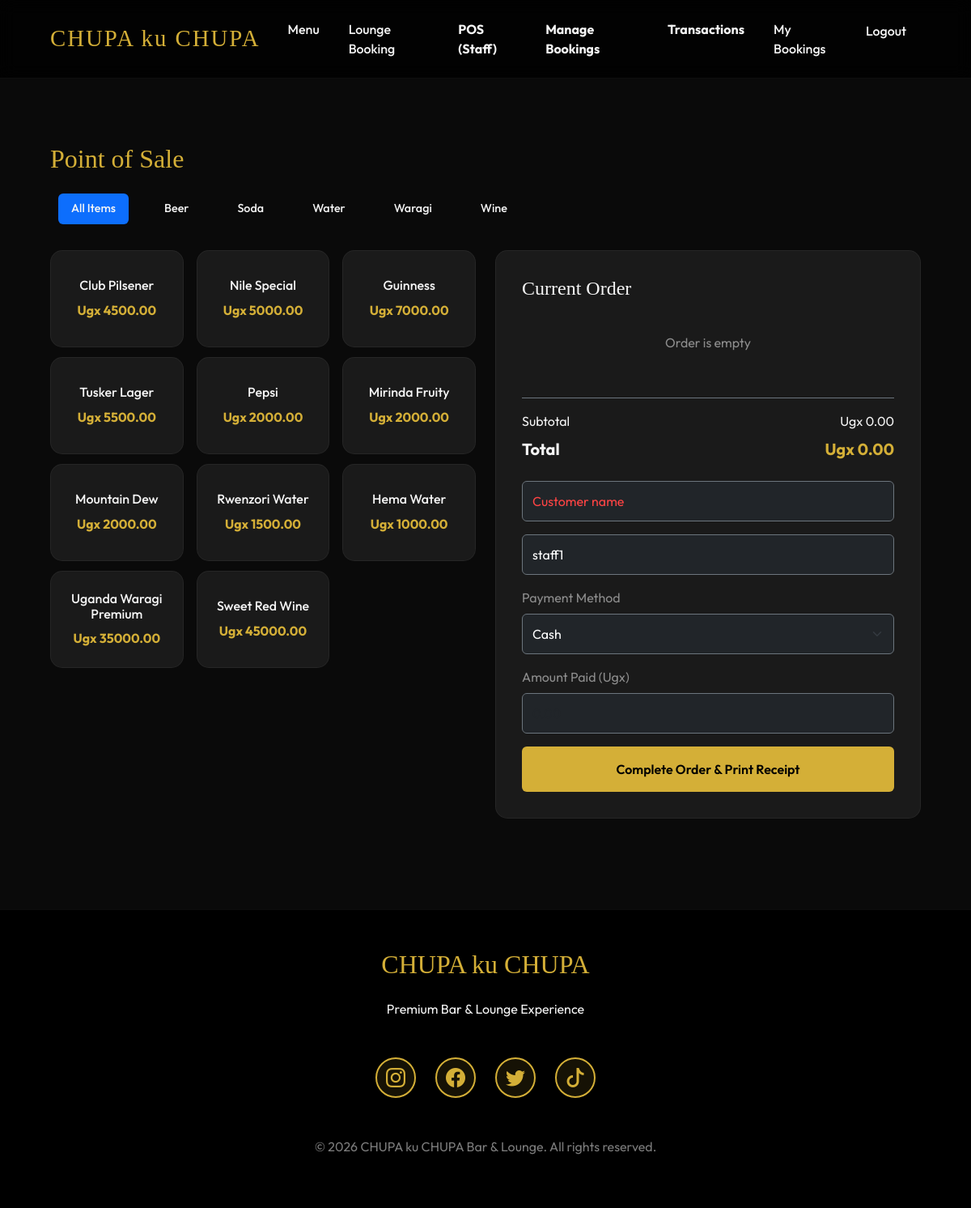
The page /orders/pos/ (signed in) on the database as committed earlier.
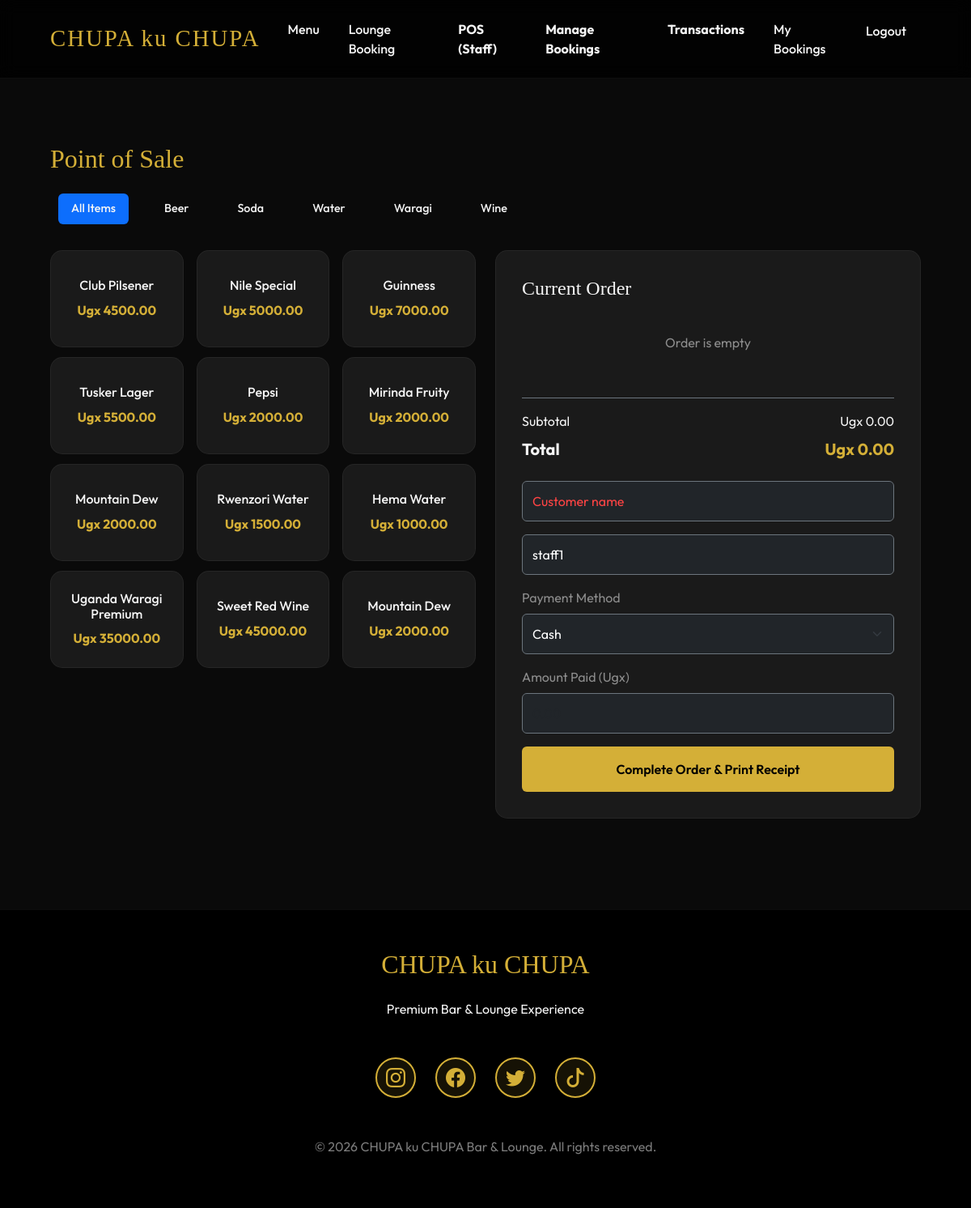
The same page on the database as committed later.
### products/models.py (models this page shows, shortened)
class Category(models.Model):
    name = models.CharField(max_length=100)
    description = models.TextField(blank=True, null=True)

class Product(models.Model):
    name = models.CharField(max_length=200)
    category = models.ForeignKey(Category, related_name='products', on_delete=models.CASCADE)
    description = models.TextField()
    price = models.DecimalField(max_digits=10, decimal_places=2)
    stock_quantity = models.PositiveIntegerField(default=0)
    image = models.ImageField(upload_to='products/', blank=True, null=True)
    is_active = models.BooleanField(default=True)

### orders/views.py (the view)
# urls.py: path('pos/', views.POSView.as_view(), name='pos'),
class POSView(LoginRequiredMixin, StaffOnlyRequiredMixin, TemplateView):
    template_name = 'orders/pos.html'
    def get_context_data(self, **kwargs):
        context = super().get_context_data(**kwargs)
        context['categories'] = Category.objects.all()
        context['products'] = Product.objects.filter(is_active=True)
        return context

### orders/views.py (called while the page is built)
    def test_func(self):
        return self.request.user.role == 'STAFF'

### templates/orders/pos.html (shortened to what this page needs)
{% extends 'base.html' %}
{% block content %}
<div class="animate-fade">
    <h2 class="mb-4">Point of Sale</h2>
    <ul class="nav nav-pills mb-4 flex-nowrap overflow-auto pb-2" id="categoryTabs" style="white-space: nowrap;">
        <li class="nav-item">
            <button class="nav-link active btn-outline-gold" data-category="all">All Items</button>
        </li>
        {% for category in categories %}
            <li class="nav-item">
                <button class="nav-link btn-outline-gold" data-category="{{ category.id }}">{{ category.name }}</button>
            </li>
        {% endfor %}
    </ul>
    <div class="pos-container">
        <div class="pos-products">
            <div class="row row-cols-2 row-cols-sm-3 g-3" id="productGrid">
                {% for product in products %}
                    <div class="col product-item" data-category="{{ product.category.id }}">
                        <div class="glass-card p-3 text-center h-100" style="cursor: pointer;"
                             onclick="addToCart({{ product.id }}, '{{ product.name }}', {{ product.price }})">
                            <h4 class="h6 mb-2">{{ product.name }}</h4>
                            <span class="text-gold fw-bold">Ugx {{ product.price }}</span>
                        </div>
                    </div>
                {% endfor %}
            </div>
        </div>
        <div class="pos-cart">
            <div class="glass-card">
            <h3 class="h4 mb-4">Current Order</h3>
                <div id="cartItems" class="mb-4">
                    <p class="text-white-50 text-center py-3" id="emptyCartMsg">Order is empty</p>
                </div>
                <div class="border-top border-secondary pt-3">
                    <div class="d-flex justify-content-between mb-2">
                        <span>Subtotal</span>
                        <span id="subtotal">Ugx 0.00</span>
                    </div>
                    <div class="d-flex justify-content-between mb-4 fs-5 fw-bold">
                        <span>Total</span>
                        <span id="total" class="text-gold">Ugx 0.00</span>
                    </div>
                    <div class="mb-3">
                        <input type="text" id="customerName" class="form-control bg-dark text-white border-secondary customer-name-input" placeholder="Customer name" required>
                    </div>
                    <div class="mb-3">
                        <input type="text" id="staffName" class="form-control bg-dark text-white border-secondary" placeholder="Staff name (optional)" value="{{ user.username }}">
                    </div>
                    <div class="mb-3">
                        <label class="form-label small text-white-50">Payment Method</label>
                        <select id="paymentMethod" class="form-select bg-dark text-white border-secondary">
                            <option value="CASH">Cash</option>
                        </select>
                    </div>
                    <div class="mb-3">
                        <label class="form-label small text-white-50">Amount Paid (Ugx)</label>
                        <input type="number" id="amountPaid" class="form-control bg-dark text-white border-secondary" placeholder="0.00">
                    </div>
                    <button class="btn btn-gold w-100 py-3" onclick="processOrder()">Complete Order & Print Receipt</button>
                </div>
{% endblock %}

Rows that differ between the two databases and show on the page:
added Product: name "Mountain Dew", price "2000.00"
